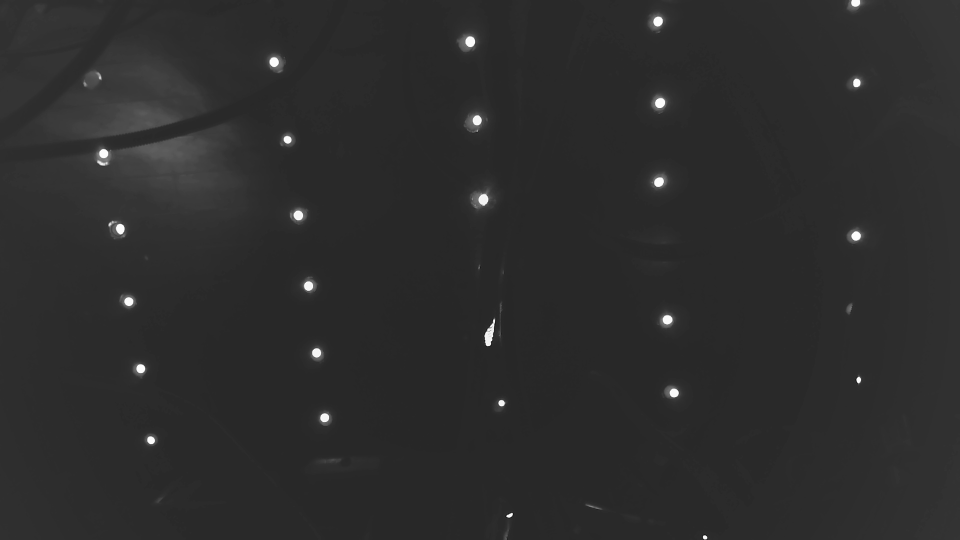
#> input picture quick_test_cam0_DirectShow_exp-6.jpg, 1920 x 1080 px, given in place of the camera (shown at 1/2 size)
$ python debug_detection.py
#> lines starting #> are read from the running program, lines starting #| are printed output that depends on the picture; after the words box and inside, x2 and y2 are one past the last pixel; in counts of white or black regions, pixels touching at a corner belong together
#> in debug_detection, frame is the input picture: shape (1080, 1920, 3); min 3, max 255, mean 44.6
### mqtt_camera_monitoring/light_detector.py
"""
Red Light Detection Component

Analyzes camera frames for red light detection with size/area tracking.
Implements baseline tracking and comparison for monitoring changes.
"""

import cv2
import numpy as np
import logging
import time
from typing import List, Tuple, Dict, Optional, Any
from dataclasses import dataclass
from .config import RedLightDetectionConfig
from .camera_manager import CameraFrame


@dataclass
class RedLightDetection:
    """Represents detected red lights in a frame"""
    count: int
    total_area: float
    bounding_boxes: List[Tuple[int, int, int, int]]  # (x, y, width, height)
    contours: List[np.ndarray]
    timestamp: float


@dataclass
class BaselineMeasurement:
    """Baseline measurement for a camera"""
    camera_id: int
    red_light_count: int
    total_area: float
    timestamp: float
    is_established: bool


class RedLightDetector:
    """Analyzes camera frames for red light detection with size/area tracking"""

    def __init__(self, config: RedLightDetectionConfig):
        """
        Initialize red light detector

        Args:
            config: Red light detection configuration
        """
        self.config = config
        self.logger = logging.getLogger(__name__)

        # Baseline tracking
        self.baselines: Dict[int, BaselineMeasurement] = {}
        self.baseline_establishment_start: Optional[float] = None
        self.baseline_established: bool = False

        # HSV color ranges for red detection - more relaxed for better detection
        # Red color wraps around in HSV, so we need two ranges
        self.lower_red_1 = np.array(self.config.lower_red_hsv, dtype=np.uint8)
        self.upper_red_1 = np.array(self.config.upper_red_hsv, dtype=np.uint8)
        self.lower_red_2 = np.array(self.config.lower_red_hsv_2, dtype=np.uint8)
        self.upper_red_2 = np.array(self.config.upper_red_hsv_2, dtype=np.uint8)

        self.logger.info("RedLightDetector initialized")
        self.logger.debug(f"Red HSV range 1: {self.lower_red_1} - {self.upper_red_1}")
        self.logger.debug(f"Red HSV range 2: {self.lower_red_2} - {self.upper_red_2}")

    def detect_red_lights(self, frame: np.ndarray) -> RedLightDetection:
        """
        Enhanced red light detection with improved precision

        Args:
            frame: Input camera frame (BGR format)

        Returns:
            RedLightDetection: Detection results with count, area, and bounding boxes

        Raises:
            ValueError: If frame is invalid
        """
        if frame is None or frame.size == 0:
            raise ValueError("Invalid frame provided for red light detection")

        try:
            # Pre-processing: Light Gaussian blur to reduce noise
            blur_kernel = getattr(self.config, 'gaussian_blur_kernel', 3)
            if blur_kernel > 1:
                blurred = cv2.GaussianBlur(frame, (blur_kernel, blur_kernel), 0)
            else:
                blurred = frame

            # Convert BGR to HSV for better color detection
            hsv = cv2.cvtColor(blurred, cv2.COLOR_BGR2HSV)
#> hsv: shape (1080, 1920, 3); mean H, S, V 0, 0, 44.6

            # Create masks for both red ranges - more aggressive detection
            mask1 = cv2.inRange(hsv, self.lower_red_1, self.upper_red_1)
#> mask1: shape (1080, 1920); every value is 0
            mask2 = cv2.inRange(hsv, self.lower_red_2, self.upper_red_2)

            # Combine masks
            red_mask = cv2.bitwise_or(mask1, mask2)

            # Very relaxed brightness filtering to catch dim red lights
            brightness_threshold = getattr(self.config, 'brightness_threshold', 50)
            if brightness_threshold > 0:
                brightness_mask = hsv[:, :, 2] > brightness_threshold
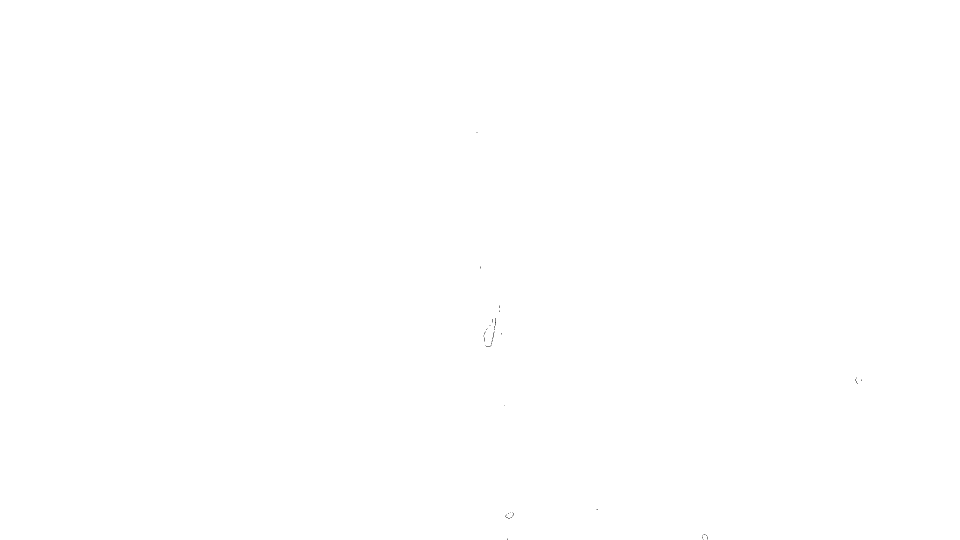
#> brightness_mask: shape (1080, 1920) bool (shown at 1/2 size); 100% white; black in thin lines or dots, all inside (x1, y1, x2, y2) = (953, 264, 1724, 1080)
                red_mask = cv2.bitwise_and(red_mask, brightness_mask.astype(np.uint8) * 255)

            # 适度的红色检测 - 平衡检测和精度

            # 1. 主要使用HSV检测
            primary_mask = red_mask

            # 2. 红色通道优势检测 - 适中的条件
            b, g, r = cv2.split(blurred)
            # 红色通道大于蓝绿通道
            red_dominant = (r > g + 15) & (r > b + 15) & (r > 40)
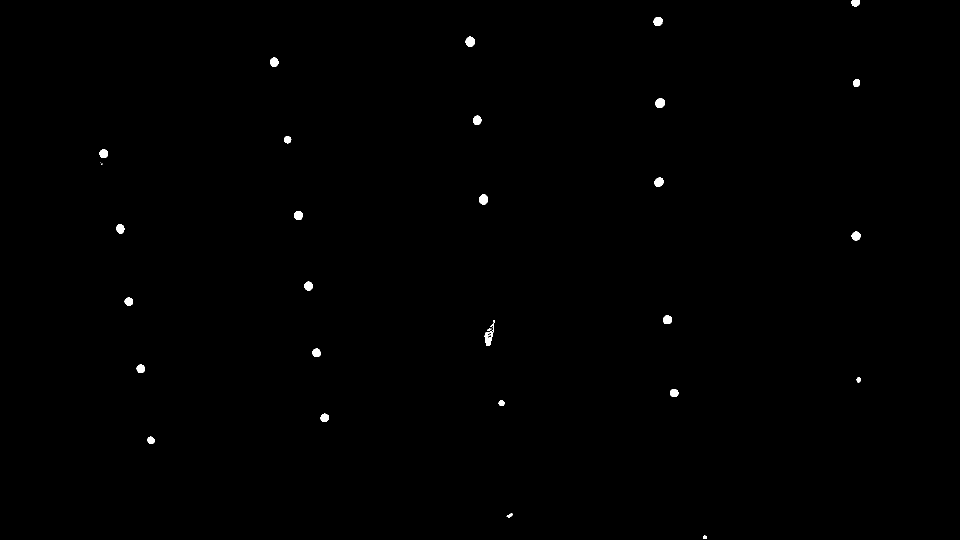
#> red_dominant: shape (1080, 1920) bool (shown at 1/2 size); 0.28% white; 31 white regions (3 under 20 px), largest, box (x1, y1, x2, y2) and area: (969, 647, 988, 692) 305, (931, 73, 950, 94) 298, (1311, 197, 1330, 216) 290
            red_channel_mask = red_dominant.astype(np.uint8) * 255
#> red_channel_mask: shape (1080, 1920); 0.28% white; 31 white regions (3 under 20 px)

            # 3. 组合检测结果 - 使用OR保持检测能力
            red_mask = cv2.bitwise_or(primary_mask, red_channel_mask)

            # Minimal morphological operations to preserve small red lights
            morph_kernel_size = getattr(self.config, 'morphology_kernel', 1)
            if morph_kernel_size > 0:
                kernel = cv2.getStructuringElement(cv2.MORPH_ELLIPSE, (morph_kernel_size, morph_kernel_size))
                # Only remove very small noise
                red_mask = cv2.morphologyEx(red_mask, cv2.MORPH_OPEN, kernel, iterations=1)

            # Optional erosion - very conservative to preserve detection
            erosion_kernel_size = getattr(self.config, 'erosion_kernel', 1)
            erosion_iterations = getattr(self.config, 'erosion_iterations', 0)
            if erosion_iterations > 0 and erosion_kernel_size > 0:
                erosion_kernel = cv2.getStructuringElement(cv2.MORPH_ELLIPSE, (erosion_kernel_size, erosion_kernel_size))
                red_mask = cv2.erode(red_mask, erosion_kernel, iterations=erosion_iterations)

            # Find contours with hierarchy for better filtering
            contours, hierarchy = cv2.findContours(red_mask, cv2.RETR_EXTERNAL, cv2.CHAIN_APPROX_SIMPLE)
#> contours = 31 contours, 4 with area under 20; largest, box (x1, y1, x2, y2) and area: (969, 647, 988, 692) 329, (931, 73, 950, 94) 271, (958, 389, 976, 410) 261, (1311, 197, 1330, 216) 260, (1307, 34, 1325, 52) 240
#> (the rest of the program and of its run is left out)
